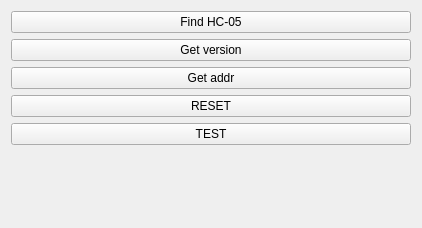
<?xml version="1.0" encoding="UTF-8"?>
<ui version="4.0">
 <class>MainBox</class>
 <widget class="QWidget" name="MainBox">
  <property name="geometry">
   <rect>
    <x>0</x>
    <y>0</y>
    <width>422</width>
    <height>228</height>
   </rect>
  </property>
  <property name="windowTitle">
   <string>Dialog</string>
  </property>
  <layout class="QVBoxLayout" name="verticalLayout">
   <item>
    <widget class="QPushButton" name="btn_find_hc05">
     <property name="text">
      <string>Find HC-05</string>
     </property>
    </widget>
   </item>
   <item>
    <widget class="QPushButton" name="btn_get_version">
     <property name="text">
      <string>Get version</string>
     </property>
    </widget>
   </item>
   <item>
    <widget class="QPushButton" name="btn_get_addr">
     <property name="text">
      <string>Get addr</string>
     </property>
    </widget>
   </item>
   <item>
    <widget class="QPushButton" name="btn_reset">
     <property name="text">
      <string>RESET</string>
     </property>
    </widget>
   </item>
   <item>
    <widget class="QPushButton" name="btn_test">
     <property name="text">
      <string>TEST</string>
     </property>
    </widget>
   </item>
   <item>
    <spacer name="verticalSpacer">
     <property name="orientation">
      <enum>Qt::Vertical</enum>
     </property>
     <property name="sizeHint" stdset="0">
      <size>
       <width>20</width>
       <height>40</height>
      </size>
     </property>
    </spacer>
   </item>
  </layout>
 </widget>
 <tabstops>
  <tabstop>btn_find_hc05</tabstop>
  <tabstop>btn_get_version</tabstop>
  <tabstop>btn_get_addr</tabstop>
  <tabstop>btn_reset</tabstop>
  <tabstop>btn_test</tabstop>
 </tabstops>
 <resources/>
 <connections/>
</ui>
